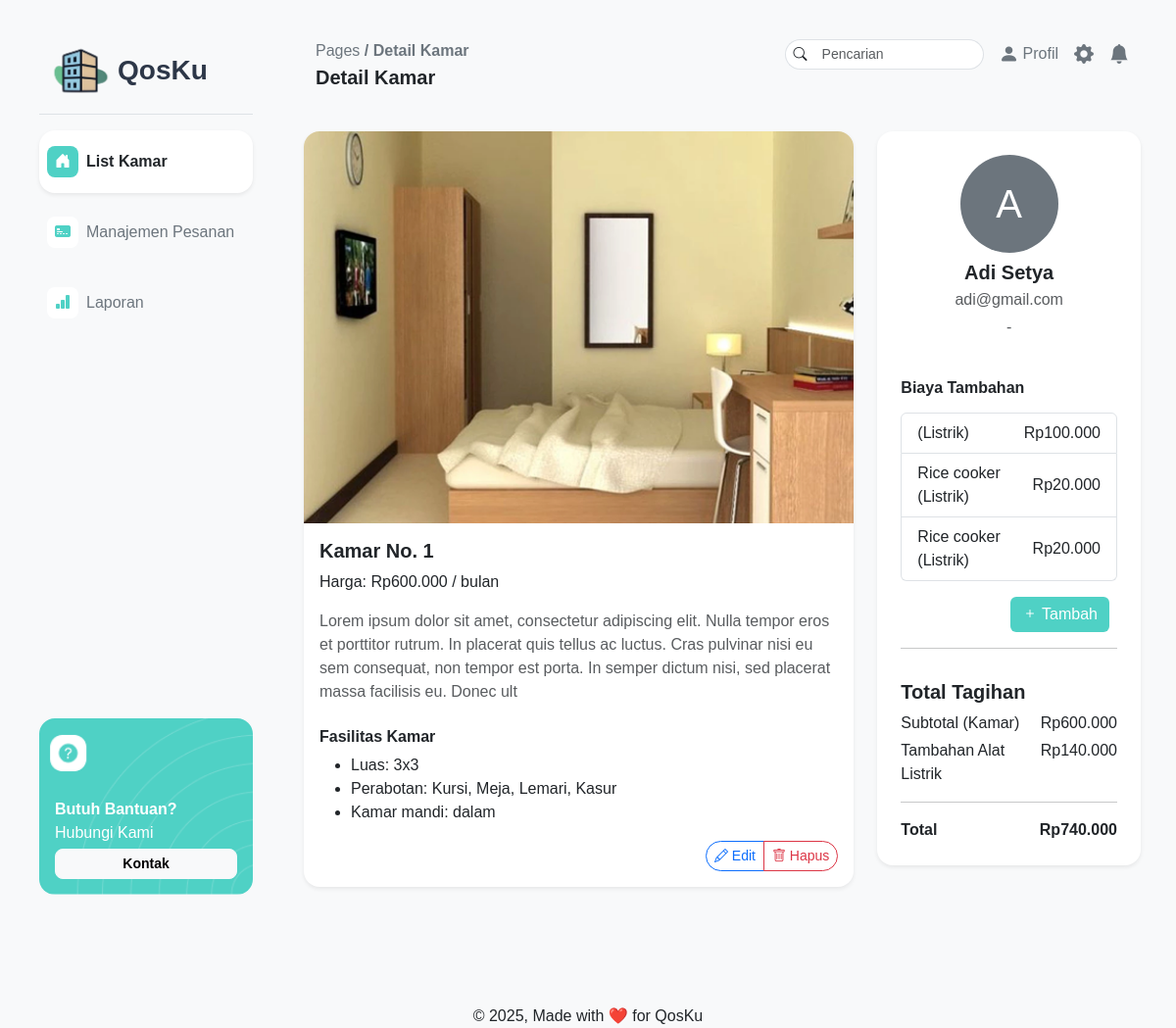
Before: /pages/pemilik/detailkamar.php?idKamar=1 with the older database file.
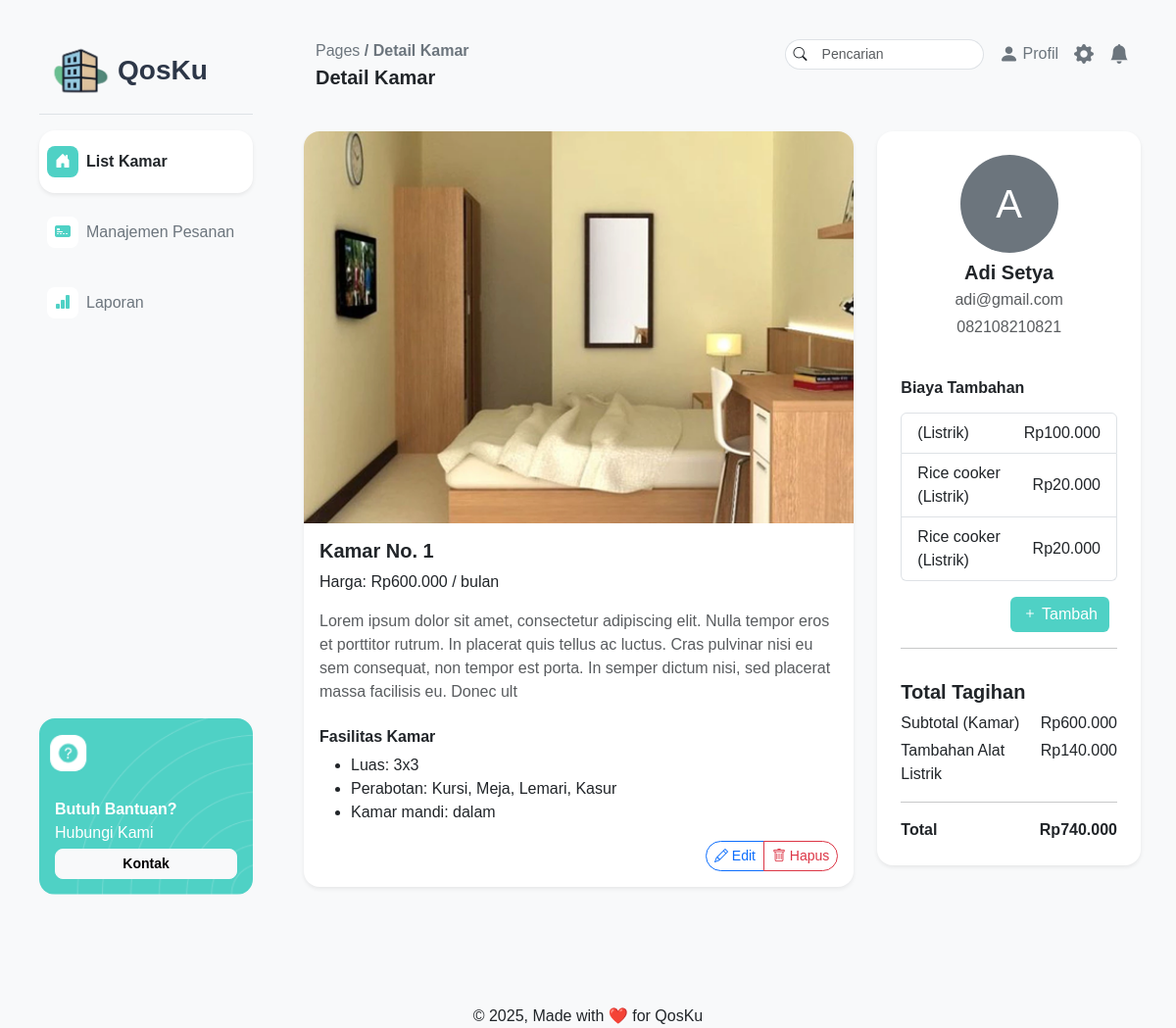
After: the same page with the newer database file.
### tables this page shows
CREATE TABLE `fasilitas` (
  `idFasilitas` int(11) NOT NULL,
  `luasKamar` varchar(255) NOT NULL,
  `perabotan` varchar(255) NOT NULL,
  `kamarMandi` varchar(255) NOT NULL,
  `idKamar` int(11) DEFAULT NULL
);

CREATE TABLE `kamar_kos` (
  `idKamar` int(11) NOT NULL,
  `nomorKamar` int(11) NOT NULL,
  `tipeKamar` varchar(255) NOT NULL,
  `harga` int(11) NOT NULL,
  `statusKetersediaan` enum('Tersedia','Ditempati','Dalam Perbaikan') NOT NULL DEFAULT 'Tersedia',
  `deskripsi` varchar(255) NOT NULL,
  `gambar` varchar(255) NOT NULL
);

CREATE TABLE `pelanggan` (
  `idPelanggan` int(11) NOT NULL,
  `username` varchar(255) NOT NULL,
  `password` varchar(255) NOT NULL,
  `namaLengkap` varchar(255) NOT NULL,
  `nomorHp` varchar(255) NOT NULL,
  `email` varchar(255) NOT NULL,
  `alamat` varchar(255) NOT NULL,
  `profilePicture` varchar(255) NOT NULL
);

CREATE TABLE `biaya_tambahan` (
  `idBiayaTambahan` int(11) NOT NULL,
  `namaBiaya` varchar(255) NOT NULL,
  `jumlahBiaya` int(11) NOT NULL,
  `Periode` varchar(255) NOT NULL,
  `statusPembayaran` varchar(255) NOT NULL,
  `idPelanggan` int(11) NOT NULL,
  `jenisBiaya` enum('Listrik','Air','Lainnya') NOT NULL
);

### pages/pemilik/detailkamar.php (the view, shortened to what this page needs)
<?php
require "../../php/connect.php";
$idKamar = isset($_GET['idKamar']) ? (int)$_GET['idKamar'] : 0;
$stmt = $connect->prepare("
    SELECT k.*, f.luasKamar, f.perabotan, f.kamarMandi
    FROM kamar_kos k
    LEFT JOIN fasilitas f ON k.idKamar = f.idKamar
    WHERE k.idKamar = ?
");
$stmt->bind_param("i", $idKamar);
$stmt->execute();
$kamar = $stmt->get_result()->fetch_assoc();
$occupantStmt = $connect->prepare("
    SELECT p.*
    FROM pemesanan pm
    JOIN pelanggan p ON (pm.idPelanggan = p.idPelanggan OR pm.idPelanggan_aktif = p.idPelanggan)
    WHERE pm.idKamar = ?
    AND pm.statusPemesanan = 'Terkonfirmasi'
    AND (pm.tanggal_mulai <= CURDATE() AND (pm.tanggal_selesai >= CURDATE() OR pm.tanggal_selesai = '1970-01-01'))
    LIMIT 1
");
$occupantStmt->bind_param("i", $idKamar);
$occupantStmt->execute();
$occupant = $occupantStmt->get_result()->fetch_assoc();
$additionalCosts = [];
if ($occupant) {
    $costsStmt = $connect->prepare("
        SELECT * FROM biaya_tambahan
        WHERE idPelanggan = ? AND statusPembayaran = 'belum_lunas'
    ");
    $costsStmt->bind_param("i", $occupant['idPelanggan']);
    $costsStmt->execute();
    $additionalCosts = $costsStmt->get_result()->fetch_all(MYSQLI_ASSOC);
}
$roomPrice = $kamar['harga'] ?? 0;
$additionalCostsTotal = 0;
foreach ($additionalCosts as $cost) {
    $additionalCostsTotal += $cost['jumlahBiaya'];
}
$totalCost = $roomPrice + $additionalCostsTotal;
?>
<!DOCTYPE html>
<html lang="en">
<head>
    <link href="https://cdn.jsdelivr.net/npm/bootstrap@5.3.6/dist/css/bootstrap.min.css" rel="stylesheet">
    <link rel="stylesheet" href="../../assets/css/style.css">
    <link rel="stylesheet" href="https://cdn.jsdelivr.net/npm/bootstrap-icons@1.13.1/font/bootstrap-icons.min.css">
</head>
<body class="bg-light">
    <div class="d-flex min-vh-100 ms-4 me-4">
        <?php include '../../layout/pemilikNavbar.php'; ?>
        <div class="flex-grow-1">
            <?php include '../../layout/pemilikHeader.php'; ?>
            <div class="container-fluid pt-4">
                <div class="row mb-4">
                    <div class="col-md-8">
                        <div class="card shadow-sm border-0 rounded-4 position-relative">
                            <img src="../../assets/img/<?= htmlspecialchars($kamar['gambar'] ?? 'room-placeholder.jpg') ?>"
                                class="card-img-top rounded-top-4"
                                alt="Kamar <?= htmlspecialchars($kamar['nomorKamar']) ?>"
                                style="height: 400px; object-fit: cover;">
                            <div class="card-body pb-5">
                                <h5 class="card-title fw-bold">Kamar No. <?= htmlspecialchars($kamar['nomorKamar']) ?></h5>
                                <p class="card-text">Harga: Rp<?= number_format($kamar['harga'], 0, ',', '.') ?> / bulan</p>
                                <p class="text-muted"><?= nl2br(htmlspecialchars($kamar['deskripsi'])) ?></p>
                                <h6 class="fw-bold mt-4">Fasilitas Kamar</h6>
                                <ul>
                                    <?php if ($kamar['luasKamar']): ?>
                                        <li>Luas: <?= htmlspecialchars($kamar['luasKamar']) ?></li>
                                    <?php endif; ?>
                                    <?php if ($kamar['perabotan']): ?>
                                        <li>Perabotan: <?= htmlspecialchars($kamar['perabotan']) ?></li>
                                    <?php endif; ?>
                                    <?php if ($kamar['kamarMandi']): ?>
                                        <li>Kamar mandi: <?= htmlspecialchars($kamar['kamarMandi']) ?></li>
                                    <?php endif; ?>
                                </ul>
                                <div class="position-absolute bottom-0 end-0 m-3">
                                    <div class="btn-group" role="group">
                                        <button class="btn btn-sm btn-outline-primary rounded-start-4"
                                            data-bs-toggle="modal"
                                            data-bs-target="#editKamarModal"
                                            data-kamar-id="<?= $idKamar ?>">
                                            <i class="bi bi-pencil"></i> Edit
                                        </button>
                                        <button class="btn btn-sm btn-outline-danger rounded-end-4"
                                            onclick="confirmDelete(<?= $idKamar ?>, '<?= htmlspecialchars($kamar['nomorKamar']) ?>')">
                                            <i class="bi bi-trash"></i> Hapus
                                        </button>
                                    </div>
                                </div>
                            </div>
                        </div>
                    </div>
                    <div class="col-md-4">
                        <div class="card shadow-sm border-0 rounded-4 p-4">
                            <?php if ($occupant): ?>
                                <div class="text-center mb-4">
                                    <div class="d-inline-block bg-secondary rounded-circle mb-2"
                                        style="width: 100px; height: 100px; line-height: 100px;">
                                        <span class="text-white fs-1"><?= substr($occupant['namaLengkap'], 0, 1) ?></span>
                                    </div>
                                    <h5 class="fw-bold mb-1"><?= htmlspecialchars($occupant['namaLengkap']) ?></h5>
                                    <p class="text-muted mb-1"><?= htmlspecialchars($occupant['email']) ?></p>
                                    <p class="text-muted"><?= htmlspecialchars($occupant['nomorHp']) ?></p>
                                </div>
                            <?php else: ?>
                                <div class="text-center mb-4">
                                    <p class="text-muted">Belum ada penghuni saat ini</p>
                                </div>
                            <?php endif; ?>
                            <div id="appliancesList">
                                <h6 class="fw-bold mb-3">Biaya Tambahan</h6>
                                <?php if ($additionalCosts): ?>
                                    <ul class="list-group mb-3">
                                        <?php foreach ($additionalCosts as $cost): ?>
                                            <li class="list-group-item d-flex justify-content-between align-items-center">
                                                <?= htmlspecialchars($cost['namaBiaya']) ?>
                                                (<?= htmlspecialchars($cost['jenisBiaya']) ?>)
                                                <span>Rp<?= number_format($cost['jumlahBiaya'], 0, ',', '.') ?></span>
                                            </li>
                                        <?php endforeach; ?>
                                    </ul>
                                <?php else: ?>
                                    <p class="text-muted mb-3">Belum ada biaya tambahan</p>
                                <?php endif; ?>
                                <?php if ($occupant): ?>
                                    <div class="d-grid gap-2 d-md-flex justify-content-md-end">
                                        <button id="addButton" class="btn btn-primary me-md-2"
                                            style="background-color: #4FD1C5; border: none;">
                                            <i class="bi bi-plus"></i> Tambah
                                        </button>
                                    </div>
                                <?php endif; ?>
                            </div>
                            <hr>
                            <div class="mt-3">
                                <h5 class="fw-bold">Total Tagihan</h5>
                                <div class="d-flex justify-content-between mb-1">
                                    <span>Subtotal (Kamar)</span>
                                    <span>Rp<?= number_format($roomPrice, 0, ',', '.') ?></span>
                                </div>
                                <?php if ($additionalCosts): ?>
                                    <div class="d-flex justify-content-between mb-1">
                                        <span>Tambahan Alat Listrik</span>
                                        <span>Rp<?= number_format($additionalCostsTotal, 0, ',', '.') ?></span>
                                    </div>
                                <?php endif; ?>
                                <hr>
                                <div class="d-flex justify-content-between fw-bold">
                                    <span>Total</span>
                                    <span>Rp<?= number_format($totalCost, 0, ',', '.') ?></span>
                                </div>
                            </div>
                        </div>
                    </div>
                </div>
            </div>
        </div>
    </div>
    <div class="footer text-center mt-5 pt-5">
        &copy; 2025, Made with ❤️ for QosKu
    </div>
</body>
</html>

### layout/pemilikNavbar.php (shortened to what this page needs)
<?php
$current_page = basename($_SERVER['PHP_SELF'], '.php');
$is_room_related = in_array($current_page, ['dashboard', 'detailkamar']);
?>
<nav class="bg-transparent p-3 me-4 d-flex flex-column flex-shrink-0" style="width: 250px;">
    <a class="navbar-brand fw-bold fs-3 pt-3 border-bottom" href="dashboard.php" style="color: #2D3748;">
        <img src="../../assets/img/QosKuIMG.png" class="mb-1" alt="Logo" height="80">QosKu
    </a>
    <div class="flex-grow-1 mt-3 d-flex flex-column justify-content-between h-100">
        <ul class="nav flex-column">
            <li class="nav-item mb-2">
                <a href="dashboard.php" class="nav-link p-0">
                    <div class="rounded-4 py-3 px-2 d-flex align-items-center <?= $is_room_related ? 'bg-white shadow-sm' : 'bg-transparent' ?>">
                        <span class="d-flex justify-content-center align-items-center rounded-3 <?= $is_room_related ? 'bg-utama' : 'bg-white' ?>"
                            style="width: 32px; height: 32px;">
                            <i class="bi bi-house-door-fill <?= $is_room_related ? 'text-white' : 'text-utama' ?>"></i>
                        </span>
                        <span class="ms-2 <?= $is_room_related ? 'fw-bold text-dark' : 'text-secondary' ?>">List Kamar</span>
                    </div>
                </a>
            </li>
            <li class="nav-item mb-2">
                <a href="pesanan.php" class="nav-link p-0">
                    <div class="rounded-4 py-3 px-2 d-flex align-items-center <?= $current_page === 'pesanan' ? 'bg-white shadow-sm' : 'bg-transparent' ?>">
                        <span class="d-flex justify-content-center align-items-center rounded-3 <?= $current_page === 'pesanan' ? 'bg-utama' : 'bg-white' ?>" style="width: 32px; height: 32px;">
                            <i class="bi bi-credit-card-2-front-fill <?= $current_page === 'pesanan' ? 'text-white' : 'text-utama' ?>"></i>
                        </span>
                        <span class="ms-2 <?= $current_page === 'pesanan' ? 'fw-bold text-dark' : 'text-secondary' ?>">Manajemen Pesanan</span>
                    </div>
                </a>
            </li>
            <li class="nav-item mb-2">
                <a href="laporan.php" class="nav-link p-0">
                    <div class="rounded-4 py-3 px-2 d-flex align-items-center <?= $current_page === 'laporan' ? 'bg-white shadow-sm' : 'bg-transparent' ?>">
                        <span class="d-flex justify-content-center align-items-center rounded-3 <?= $current_page === 'laporan' ? 'bg-utama' : 'bg-white' ?>"
                            style="width: 32px; height: 32px;">
                            <i class="bi bi-bar-chart-fill <?= $current_page === 'laporan' ? 'text-white' : 'text-utama' ?>"></i>
                        </span>
                        <span class="ms-2 <?= $current_page === 'laporan' ? 'fw-bold text-dark' : 'text-secondary' ?>">Laporan</span>
                    </div>
                </a>
            </li>
        </ul>
        <div class="position-relative mt-auto rounded-4"
            style="height: 180px; background-image: url('../../assets/img/backgroundHelp.png'); background-size: cover; background-position: center;">
            <div class="text-white position-absolute bottom-0 w-100 start-0 px-3 pb-3 text-white">
                <p class="fw-bold fs-6 mb-0">Butuh Bantuan?</p>
                <p class="fs-6 mt-0 mb-1">Hubungi Kami</p>
                <button class="btn btn-sm btn-light w-100 rounded-3 fw-bold">Kontak</button>
            </div>
        </div>
    </div>
</nav>

### layout/pemilikHeader.php (shortened to what this page needs)
<?php
$page_titles = [
    'dashboard' => 'List Kamar',
    'detailkamar' => 'Detail Kamar',
    'laporan' => 'Laporan',
    'pesanan' => 'Pesanan',
    'riwayattransaksi' => 'Riwayat Transaksi',
];
$current_page = basename($_SERVER['PHP_SELF'], '.php');
?>
<div class="d-flex justify-content-between mt-4 px-4 pt-3 bg-transparent">
    <div>
        <p class="mb-0 fs-6 text-secondary">Pages <b>/ <?php echo $page_titles[$current_page] ?? ''; ?></b></p>
        <p class="fs-5 fw-bold"><?php echo $page_titles[$current_page] ?? ''; ?></p>
    </div>
    <div class="d-flex align-items-start gap-3">
        <div class="input-group input-group-sm">
            <span class="input-group-text bg-white rounded-4 border-end-0 rounded-end-0">
                <i class="bi bi-search"></i>
            </span>
            <input type="text" class="form-control border-start-0 rounded-4 rounded-start-0" placeholder="Pencarian">
        </div>
        <div class="dropdown-center">
            <div class="d-flex align-items-center gap-1 text-secondary profile-trigger" style="cursor: pointer;">
                <div class="profile-container position-relative">
                    <div class=" d-flex align-items-center gap-1 text-secondary" style="cursor: pointer;">
                        <i class="bi bi-person-fill fs-5"></i>
                        <span class="fs-6">Profil</span>
                    </div>
                </div>
            </div>
        </div>
        <i class="bi bi-gear-fill fs-5 text-secondary"></i>
        <i class="bi bi-bell-fill fs-5 text-secondary"></i>
    </div>
</div>

### assets/css/style.css (style rules this page uses)
body { font-family: Helvetica, Arial, sans-serif; }

### layout/pemilikNavbar.php (style rules this page uses)
.text-utama { color: #4FD1C5 !important; }
.bg-utama { background-color: #4FD1C5 !important; }

Changed rows visible on the page:
changed pelanggan "Adi Setya": nomorHp "-" → "082108210821"
